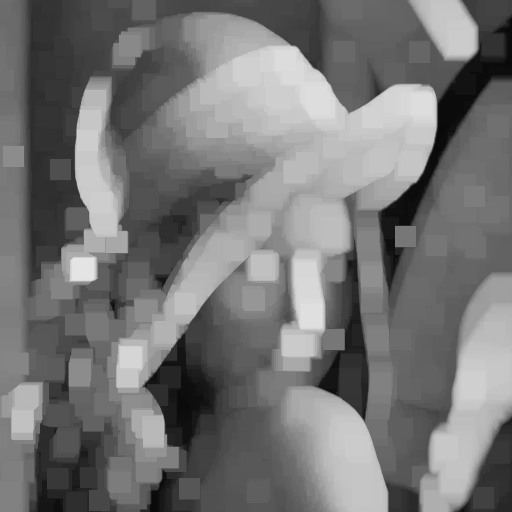
//> input picture morphology/test.png, 512 x 512 px
$ ./labeling-color test.png a.png a.png   (built with g++ and OpenCV 4)
//> lines starting //> are read from the running program, lines starting //| are printed output that depends on the picture
#include <iostream>
#include <cstdlib>

#include <opencv2/opencv.hpp>

using namespace cv;
using namespace std;

int
_find(int p, int* roots)
{
	while(roots[p] != p)
		p = roots[p];
	return p;
}

int
_union(int r0, int r1, int* roots)
{
	if(r0 == r1) return r0;
	if(r0 == -1) return r1;
	if(r1 == -1) return r0;
	if(r0 <	r1){
		roots[r1] = r0;
		return r0;
	}else{
		roots[r0]=r1;
		return r1;
	}
}

int
_add(int p, int r, int* roots)
{
	if(r==-1)
		roots[p]=p;
	else
		roots[p]=r;
	return roots[p];
}

void
process(const char* imsname, const char* regname, const char* colorname)
{
//> called with imsname = "test.png", regname = "a.png", colorname = "a.png"
	Mat ims = imread(imsname,0);
//> ims is the input picture: 512 rows x 512 cols, CV_8UC1; min 8, max 228, mean 117.2
	if(!ims.data){
		cerr<<"Image not found, exit"<<endl;
		exit(EXIT_FAILURE);
  }

	//cvtColor(ims, ims, CV_BGR2GRAY);
	Mat imd_eq=ims.clone();
	equalizeHist(ims,imd_eq);
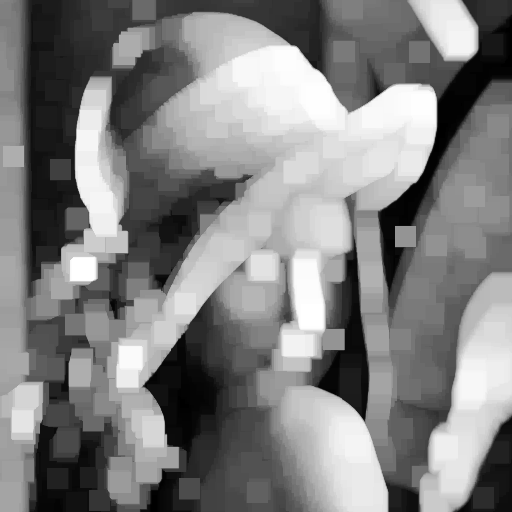
//> imd_eq: 512 rows x 512 cols, CV_8UC1; min 0, max 255, mean 128.3
	Mat img_label_gray=ims.clone();
	imwrite("cell-r.png",imd_eq);
	imwrite(regname,ims);
	imwrite(colorname,ims);

	int* roots = new int[ims.total()];
	int rows = ims.rows;
//> rows = 512
	int cols = ims.cols;
//> cols = 512
	int p = 0;
	int r = -1;
	uchar* ps = ims.data;

	for(int i=0; i<rows; i++){
		for(int j=0; j<cols; j++){
			r = -1;

			if( j>0 && (*(ps-1)==(*ps)) )
				r = _union( _find(p-1, roots), r, roots);

			if( (i>0 && j>0) && (*(ps-1-cols)==(*ps)) )
				r = _union( _find(p-1-cols, roots), r, roots);

			if( i>0 && (*(ps-cols) == (*ps)) )
				r = _union(_find(p-cols, roots), r, roots);

			if( (j<(cols-1) && i>0) && (*(ps+1-cols)==(*ps)) )
				r = _union(_find(p+1-cols, roots), r, roots);

			r = _add(p, r, roots);

			p++;
			ps++;
		}
	}
//> this loop made 512 passes
//> (r, p) on passes 1 to 3: (508, 512), (508, 1024), (508, 1536)
//> after the loop, r = 252413; p = 262144

	for(p=0; p<rows*cols; p++){
		roots[p] = _find(p, roots);
	}

	int l=0;
	for(int i=0; i<rows; i++){
		for(int j=0; j<cols; j++){
			int p = i*cols+j;
			if(roots[p]==p)
				roots[p] = l++;
			else
				roots[p] = roots[roots[p]];
			img_label_gray.at<uchar>(i,j)=roots[p];
		}
	}
//> this loop made 512 passes
//> l on passes 1 to 3: 106, 119, 144
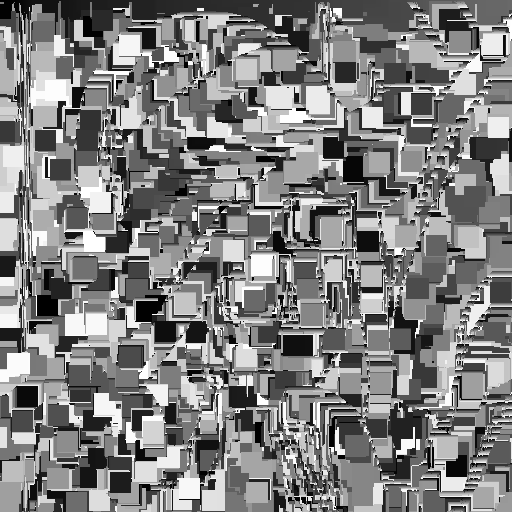
//> img_label_gray: 512 rows x 512 cols, CV_8UC1; min 0, max 255, mean 128
//> after the loop, l = 17063; p = 262144

  Mat color_panel_r = Mat::zeros(1,l, CV_8UC1);
//> color_panel_r = 17063 values from 0 to 0
	Mat color_panel_g = Mat::zeros(1,l, CV_8UC1);
//> color_panel_g = 17063 values from 0 to 0
	Mat color_panel_b = Mat::zeros(1,l, CV_8UC1);
//> color_panel_b = 17063 values from 0 to 0

	for(int u=0;u<l;u++)
	{
		cout << u <<endl;
		//Scalar lol = Scalar(rand()%256, rand()%256, rand()%256);

		int r = rand()%256;
		int g = rand()%256;
		int b = rand()%256;

  	color_panel_r.at<uchar>(0,u) = r;
		color_panel_g.at<uchar>(0,u) = g;
		color_panel_b.at<uchar>(0,u) = b;
  }
//> this loop made 17063 passes
//| 0
//| 1
//| 2
//| 3
//| 4
//| 5
//| 6
//| 7
//> (output is shown up to pass 8 of 17063)
//> after the loop, color_panel_r = 17063 values, max 255 at index 205, min 0 at index 217, mean 127.2; color_panel_g = 17063 values, max 255 at index 398, min 0 at index 186, mean 127.4; color_panel_b = 17063 values, max 255 at index 1, min 0 at index 43, mean 128.3

	//cout<<"labeling: "<< l << " components detected"<<endl;

	imshow("Image en niveau de gris",img_label_gray);
	Mat image_label_gray_eq=img_label_gray.clone();
	equalizeHist(image_label_gray_eq,image_label_gray_eq);
	imshow("Image en niveau de gris",image_label_gray_eq);
	imwrite(regname,image_label_gray_eq);
	Mat image_label_color=img_label_gray.clone();
	cvtColor(image_label_color, image_label_color, CV_GRAY2BGR);

	Vec3b color;

	for ( int j = 0; j < image_label_color.rows; ++j)
  {
    for ( int i = 0; i < image_label_color.cols; ++i)
      {
			color = image_label_color.at<Vec3b>(j,i);

			if(color != Vec3b(0,0,0))
			{
			  image_label_color.at<Vec3b>(j,i) = Vec3b((int)color_panel_b.at<uchar>(0,color.val[0]),(int)color_panel_g.at<uchar>(0,color.val[0]),(int)color_panel_r.at<uchar>(0,color.val[0]));
			}
		}
	}
//> this loop made 512 passes
//> color on passes 1 to 3: [105, 105, 105], [105, 105, 105], [105, 105, 105]
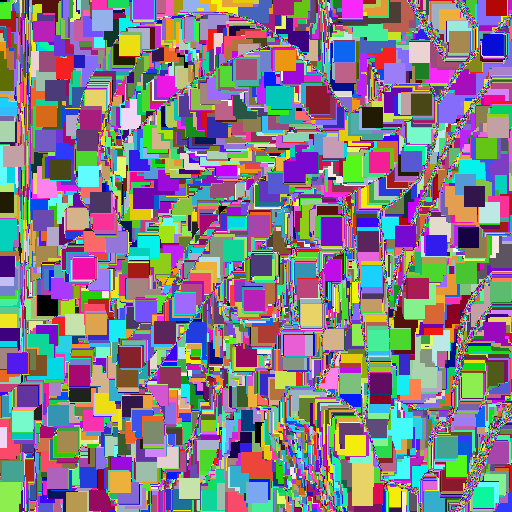
//> image_label_color: 512 rows x 512 cols, CV_8UC3; mean B, G, R 136.1, 124.5, 132.3
//> after the loop, color = [154, 154, 154]

	imshow("Image en couleur",image_label_color);
	waitKey(0);

	delete [] roots;
	waitKey(0);
}

void
usage (const char *s)
{
	std::cerr<<"Usage: "<<s<<" ims regname colorname"<<std::endl;
	exit(EXIT_FAILURE);
}

#define param 3
int
main( int argc, char* argv[] )
{
	if(argc != (param+1))
		usage(argv[0]);
	process(argv[1],argv[2],argv[3]);
	return EXIT_SUCCESS;
}
